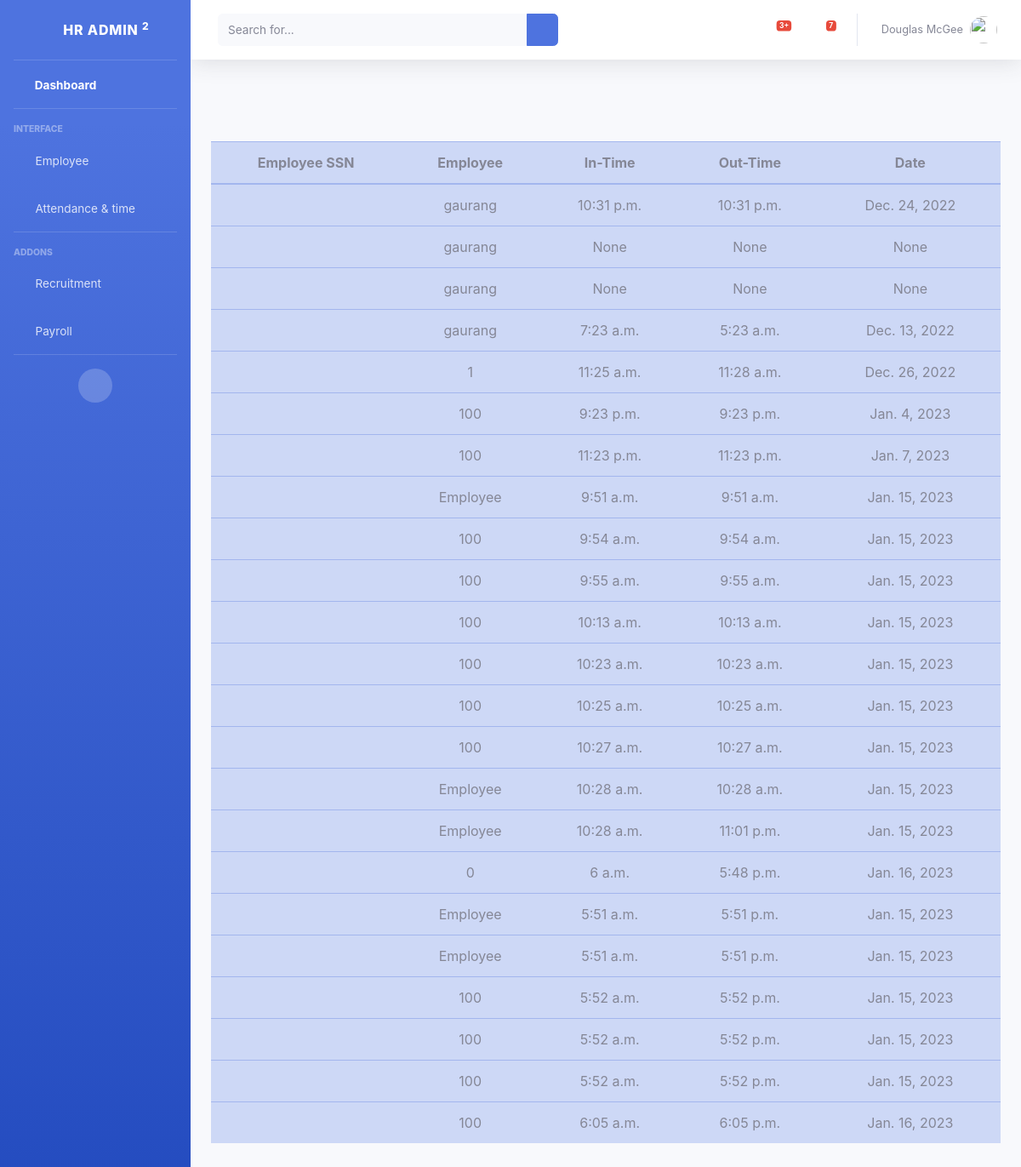
Page /employee/attendancetracker on the committed database.
### employee/models.py (models this page shows)
class attendance(models.Model):
    employee=models.CharField(null=True,max_length=50)
    date=models.DateField(auto_now=False, auto_now_add=False,null=True)
    intime=models.TimeField(auto_now=False, auto_now_add=False,null=True)
    outtime=models.TimeField(auto_now=False, auto_now_add=False, null=True)
    remark=models.CharField(null=True, max_length=50)

### employee/views.py (the view)
# urls.py: path("attendancetracker",views.attendancetracker,name='attendancetracker'),
def attendancetracker(request):
    att = attendance.objects.all()
    return render (request,'attendancetracker.html',{'att':att})

### templates/attendancetracker.html (shortened to what this page needs)
{% extends 'base.html' %}
{%block body%}
<div class="container text-center my-5 py-5 " style="color: blue-100;">
  <table class="table table-hover table-primary table-stripped">
    <thead>
        <tr>
          <th scope="col">Employee SSN</th>
          <th scope="col">Employee</th>
          <th scope="col">In-Time</th>
          <th scope="col">Out-Time</th>
          <th scope="col">Date</th>
        </tr>
      </thead>
      <tbody>
  {% for att in att %}
  <tr>
    <th scope="row">{{emp.EmpSSN}}</th>
    <td>{{att.employee}}</td>
    <td>{{att.intime}}</td>
    <td>{{att.outtime}}</td>
    <td>{{att.date}}</td>
  </tr>
    {% endfor %}
  </div>
{%endblock body%}

### templates/base.html (shortened to what this page needs)
<!DOCTYPE html>
<html lang="en">
{% load static%}
<head>
    <link href="{% static 'vendor/fontawesome-free/css/all.min.css' %}" rel="stylesheet" type="text/css">
    <link href="{% static 'css/sb-admin-2.min.css' %}" rel="stylesheet">
</head>
<body id="page-top">
    <div id="wrapper">
        <ul class="navbar-nav bg-gradient-primary sidebar sidebar-dark accordion" id="accordionSidebar">
            <a class="sidebar-brand d-flex align-items-center justify-content-center">
                <div class="sidebar-brand-icon rotate-n-15">
                    <i class="fas fa-laugh-wink"></i>
                </div>
                <div class="sidebar-brand-text mx-3">HR Admin <sup>2</sup></div>
            </a>
            <hr class="sidebar-divider my-0">
            <li class="nav-item active">
                <a class="nav-link">
                    <i class="fas fa-fw fa-tachometer-alt"></i>
                    <span>Dashboard</span></a>
            </li>
            <hr class="sidebar-divider">
            <div class="sidebar-heading">
                Interface
            </div>
            <li class="nav-item">
                <a class="nav-link collapsed" href="#" data-toggle="collapse" data-target="#collapseTwo"
                    aria-expanded="true" aria-controls="collapseTwo">
                    <i class="fas fa-fw fa-cog"></i>
                    <span>Employee</span>
                </a>
            </li>
            <li class="nav-item">
                <a class="nav-link collapsed" href="#" data-toggle="collapse" data-target="#collapseUtilities"
                    aria-expanded="true" aria-controls="collapseUtilities">
                    <i class="fas fa-fw fa-wrench"></i>
                    <span>Attendance & time</span>
                </a>
            </li>
            <hr class="sidebar-divider">
            <div class="sidebar-heading">
                Addons
            </div>
            <li class="nav-item">
                <a class="nav-link collapsed" href="#" data-toggle="collapse" data-target="#collapsePages"
                    aria-expanded="true" aria-controls="collapsePages">
                    <i class="fas fa-fw fa-folder"></i>
                    <span>Recruitment</span>
                </a>
            </li>
            <li class="nav-item">
                <a class="nav-link collapsed" href="#" data-toggle="collapse" data-target="#collapsePayroll"
                    aria-expanded="true" aria-controls="collapsePages">
                    <i class="fas fa-fw fa-folder"></i>
                    <span>Payroll</span>
                </a>
            </li>
            <hr class="sidebar-divider d-none d-md-block">
            <div class="text-center d-none d-md-inline">
                <button class="rounded-circle border-0" id="sidebarToggle"></button>
            </div>
        </ul>
        <div id="content-wrapper" class="d-flex flex-column">
            <div id="content">
                <nav class="navbar navbar-expand navbar-light bg-white topbar mb-4 static-top shadow">
                    <form
                        class="d-none d-sm-inline-block form-inline mr-auto ml-md-3 my-2 my-md-0 mw-100 navbar-search">
                        <div class="input-group">
                            <input type="text" class="form-control bg-light border-0 small" placeholder="Search for..."
                                aria-label="Search" aria-describedby="basic-addon2">
                            <div class="input-group-append">
                                <button class="btn btn-primary" type="button">
                                    <i class="fas fa-search fa-sm"></i>
                                </button>
                            </div>
                        </div>
                    </form>
                    <ul class="navbar-nav ml-auto">
                        <li class="nav-item dropdown no-arrow mx-1">
                            <a class="nav-link dropdown-toggle" href="#" id="alertsDropdown" role="button"
                                data-toggle="dropdown" aria-haspopup="true" aria-expanded="false">
                                <span class="badge badge-danger badge-counter">3+</span>
                            </a>
                        </li>
                        <li class="nav-item dropdown no-arrow mx-1">
                            <a class="nav-link dropdown-toggle" href="#" id="messagesDropdown" role="button"
                                data-toggle="dropdown" aria-haspopup="true" aria-expanded="false">
                                <i class="fas fa-envelope fa-fw"></i>
                                <span class="badge badge-danger badge-counter">7</span>
                            </a>
                        </li>
                        <li class="nav-item dropdown no-arrow">
                            <a class="nav-link dropdown-toggle" href="#" id="userDropdown" role="button"
                                data-toggle="dropdown" aria-haspopup="true" aria-expanded="false">
                                <span class="mr-2 d-none d-lg-inline text-gray-600 small">Douglas McGee</span>
                                <img class="img-profile rounded-circle"
                                    src="img/undraw_profile.svg">
                            </a>
                        </li>
                    </ul>
                </nav>
                {% block body%}
                 {% endblock body%}
            </div>
        </div>
    </div>
</body>
</html>

### rows in the picture
attendance: employee "gaurang", intime "10:31 p.m.", outtime "10:31 p.m.", date "Dec. 24, 2022"
attendance: employee "gaurang", intime "None", outtime "None", date "None"
attendance: employee "gaurang", intime "None", outtime "None", date "None"
attendance: employee "gaurang", intime "7:23 a.m.", outtime "5:23 a.m.", date "Dec. 13, 2022"
attendance: employee "1", intime "11:25 a.m.", outtime "11:28 a.m.", date "Dec. 26, 2022"
attendance: employee "100", intime "9:23 p.m.", outtime "9:23 p.m.", date "Jan. 4, 2023"
attendance: employee "100", intime "11:23 p.m.", outtime "11:23 p.m.", date "Jan. 7, 2023"
attendance: employee "Employee", intime "9:51 a.m.", outtime "9:51 a.m.", date "Jan. 15, 2023"
attendance: employee "100", intime "9:54 a.m.", outtime "9:54 a.m.", date "Jan. 15, 2023"
attendance: employee "100", intime "9:55 a.m.", outtime "9:55 a.m.", date "Jan. 15, 2023"
attendance: employee "100", intime "10:13 a.m.", outtime "10:13 a.m.", date "Jan. 15, 2023"
attendance: employee "100", intime "10:23 a.m.", outtime "10:23 a.m.", date "Jan. 15, 2023"
attendance: employee "100", intime "10:25 a.m.", outtime "10:25 a.m.", date "Jan. 15, 2023"
attendance: employee "100", intime "10:27 a.m.", outtime "10:27 a.m.", date "Jan. 15, 2023"
attendance: employee "Employee", intime "10:28 a.m.", outtime "10:28 a.m.", date "Jan. 15, 2023"
attendance: employee "Employee", intime "10:28 a.m.", outtime "11:01 p.m.", date "Jan. 15, 2023"
attendance: employee "0", intime "6 a.m.", outtime "5:48 p.m.", date "Jan. 16, 2023"
attendance: employee "Employee", intime "5:51 a.m.", outtime "5:51 p.m.", date "Jan. 15, 2023"
attendance: employee "Employee", intime "5:51 a.m.", outtime "5:51 p.m.", date "Jan. 15, 2023"
attendance: employee "100", intime "5:52 a.m.", outtime "5:52 p.m.", date "Jan. 15, 2023"
attendance: employee "100", intime "5:52 a.m.", outtime "5:52 p.m.", date "Jan. 15, 2023"
attendance: employee "100", intime "5:52 a.m.", outtime "5:52 p.m.", date "Jan. 15, 2023"
attendance: employee "100", intime "6:05 a.m.", outtime "6:05 p.m.", date "Jan. 16, 2023"
